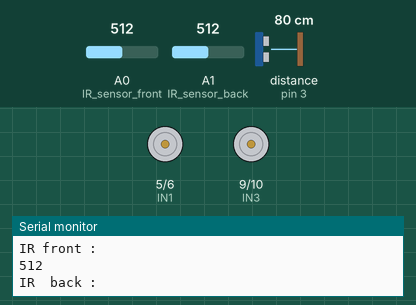
Bench run of a sketch on a simulated Arduino Uno, built with avr-gcc and run on an emulated ATmega328P. Parts: motor-driver pin pairs drawn as motors (green arrow = first pin HIGH = forward, orange = second pin HIGH = backward, longer = more drive), the last lines printed to the serial monitor. The test bench sets the inputs (shaded band); at power-on: A0 (IR_sensor_front) = 512, A1 (IR_sensor_back) = 512, distance to the obstacle (sensor on pin 3) 80 cm.

Above: at 6.2 s.
6.3 s: A0 (IR_sensor_front) set to 641
7.8 s: A0 (IR_sensor_front) set to 663
At 8.2 s:
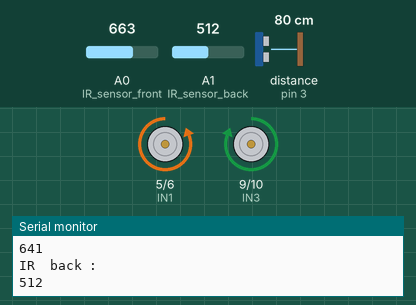
10.8 s: A1 (IR_sensor_back) set to 639
13.8 s: A1 (IR_sensor_back) set to 659
At 15.0 s:
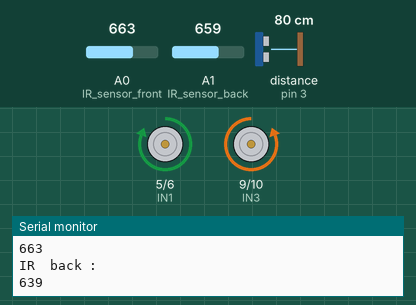
16.8 s: A1 (IR_sensor_back) set to 640
19.8 s: A1 (IR_sensor_back) set to 660
Timing chart, 0 to 23.8 s (numbered marks = the images above; inputs shaded):
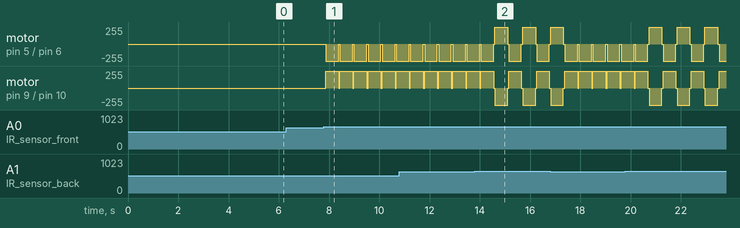

Measured:
- the behaviour switches between 650 and 651 on A0 (IR_sensor_front) (found by bisection; images 0 and 1)
- the behaviour switches between 650 and 651 on A1 (IR_sensor_back) (found by bisection; images 1 and 2)
- after the input at 7.8 s, motor on pin 5 (IN1) / pin 6 (IN2): alternates backward 255/255 for 0.51 s and stopped for 0.05 s, starting after 0.07 s; motor on pin 9 (IN3) / pin 10 (IN4): alternates forward 255/255 for 0.51 s and stopped for 0.05 s, starting after 0.07 s

The sketch:

SUMOBOT.ino
```cpp
/*

  Download the lib from here first
  https://github.com/ErickSimoes/Ultrasonic/blob/ma...

*/
#include  <Ultrasonic.h>

Ultrasonic ultrasonic(4,3);

const int IN1=5;
const  int IN2=6;
const int IN3=9;
const int IN4=10;
#define IR_sensor_front A0  // front sensor
#define IR_sensor_back A1 // rear senson
int distance;

void  setup()
{
Serial.begin(9600);
delay (5000); // as per sumo compat roles
}
void  loop()
{

 int IR_front = analogRead(IR_sensor_front);
 int IR_back  = analogRead(IR_sensor_back);
 distance = ultrasonic.read();
 ROTATE(200);  // start rotete if (distance < 20){
    Stop();
    while (distance < 20 )  {
    FORWARD(255);
    distance = ultrasonic.read();
    IR_front = analogRead(IR_sensor_front);
    IR_back = analogRead(IR_sensor_back);
    if ( IR_front < 650 || IR_back  < 650 ) { break;}
    delay(10); }


 if (IR_front > 650 )  // <  650 means white line
   {
   Stop();
   delay (50);
   BACKWARD(255);
   delay (500);
   }

 if (IR_back > 650 )  //
   {
   Stop();
   delay (50);
   FORWARD(255);
   delay (500);
   }


  Serial.print(ultrasonic.read(CM));
  Serial.println("cm");
  Serial.println("IR front :");
  Serial.println(IR_front);
  Serial.println("IR  back :");
  Serial.println(IR_back);


} //--------------------------------------------
void  FORWARD (int Speed){
  //When we want to let Motor To move forward,
  // just  void this part on the loop section .
  analogWrite(IN1,Speed);
  analogWrite(IN2,0);
  analogWrite(IN3,0);
  analogWrite(IN4,Speed);
}//--------------------------------------------
void  BACKWARD (int Speed){
  //When we want to let Motor To move forward,
  //  just void this part on the loop section .
  analogWrite(IN1,0);
  analogWrite(IN2,Speed);
  analogWrite(IN3,Speed);
  analogWrite(IN4,0);
}//--------------------------------------------
void  ROTATE (int Speed)
{
  //When we want to let Motor To Rotate ,
  // just  void this part on the loop section .
  analogWrite(IN1,Speed);
  analogWrite(IN2,0);
  analogWrite(IN3,Speed);
  analogWrite(IN4,0);
}//--------------------------------------------
void  Stop(){
  //When we want to  Motor To stop ,
  // just void this part on the  loop section .
  analogWrite(IN1,0);
  analogWrite(IN2,0);
  analogWrite(IN3,0);
  analogWrite(IN4,0);
}
```
